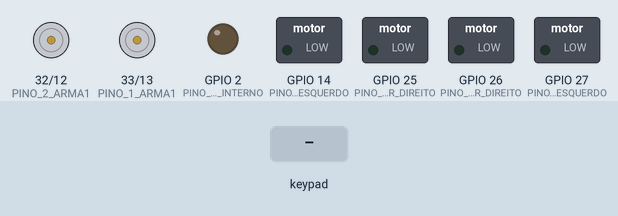
The sketch below on a simulated ESP32. Shown: motor-driver pin pairs drawn as motors (green arrow = first pin HIGH = forward, orange = second pin HIGH = backward, longer = more drive), switched loads named in the sketch (green lamp = pin HIGH), output pins drawn as LEDs (lit = HIGH). The test bench sets the inputs (shaded band). Nothing arrives over Bluetooth unless stated; what the sketch prints to the serial monitor is not drawn.

Above: at 1.2 s.
1.3 s: key '+' pressed
2.8 s: key 'O' pressed
At 3.4 s:
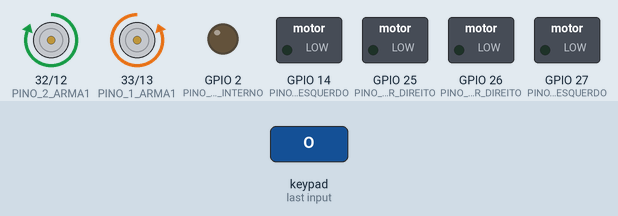
4.3 s: key 'S' pressed
At 4.6 s:
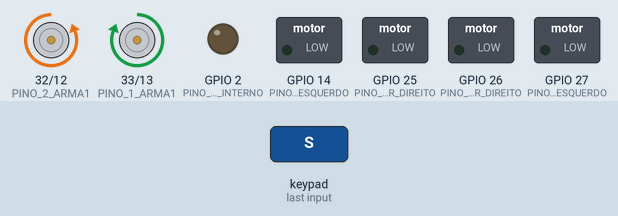
5.8 s: key 'T' pressed
At 6.8 s:
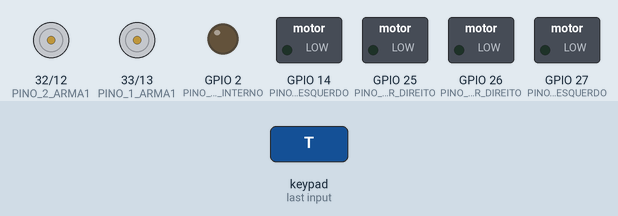
Timing chart, 0 to 8.3 s (numbered marks = the images above; inputs shaded):
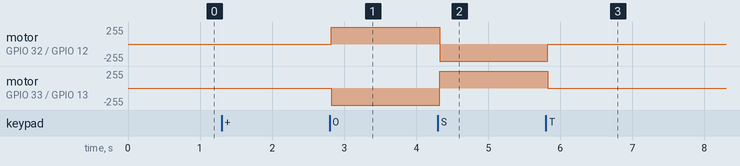

Measured:
- after the input at 2.8 s, motor on GPIO 32 (PINO_2_ARMA1) / GPIO 12 (PINO_2_ARMA2): stopped → forward 255/255 at once; motor on GPIO 33 (PINO_1_ARMA1) / GPIO 13 (PINO_1_ARMA2): stopped → backward 255/255 at once
- after the input at 4.3 s, motor on GPIO 32 (PINO_2_ARMA1) / GPIO 12 (PINO_2_ARMA2): forward 255/255 → backward 255/255 at once; motor on GPIO 33 (PINO_1_ARMA1) / GPIO 13 (PINO_1_ARMA2): backward 255/255 → forward 255/255 at once
- after the input at 5.8 s, motor on GPIO 32 (PINO_2_ARMA1) / GPIO 12 (PINO_2_ARMA2): backward 255/255 → stopped at once; motor on GPIO 33 (PINO_1_ARMA1) / GPIO 13 (PINO_1_ARMA2): forward 255/255 → stopped at once

The sketch:

cupim_ps4.ino
```cpp
#include <PS4Controller.h>
#include "parametros.h"

bool roboLigado, configsTravadas;

/* Foi necessário utilizar essas variáveis para permitir a
   inversão do sentido de giro de cada motor de locomoção */

int sentidoMotorEsquerdo, velocidadeMotorEsquerdo;
int sentidoMotorDireito, velocidadeMotorDireito;

bool direitoVesquerdoH, direitoHesquerdoV;

void desligaRobo() {
  analogWrite(sentidoMotorDireito, 0);
  analogWrite(velocidadeMotorDireito, 0);

  analogWrite(sentidoMotorEsquerdo, 0);
  analogWrite(velocidadeMotorEsquerdo, 0);

  roboLigado = false;
}

void processControllers() {

  if (PS4.Share()) {
    roboLigado = false;
    Serial.println("Robo desligado.");
  }

  else if (PS4.Options()) {
    roboLigado = true;
    Serial.println("Robo ligado.");
  }

  if (roboLigado) {

    /* --------------------- Lógica de funcionamento da arma --------------------- */

    // Se BOLINHA for pressionado, roda arma para um lado.
    if (PS4.Circle()) {
      Serial.print("Arma Sentido 1\n");
      analogWrite(PINO_1_ARMA1, 0);
      analogWrite(PINO_2_ARMA1, MAX_PWM);
      analogWrite(PINO_1_ARMA2, MAX_PWM);
      analogWrite(PINO_2_ARMA2, 0);
    }

    // Se QUADRADO for pressionado, roda arma para o outro lado.
    if (PS4.Square()) {
      Serial.print("Arma Sentido 2\n");
      analogWrite(PINO_1_ARMA1, MAX_PWM);
      analogWrite(PINO_2_ARMA1, 0);
      analogWrite(PINO_1_ARMA2, 0);
      analogWrite(PINO_2_ARMA2, MAX_PWM);
    }

    // Se TRIÂNGULO for presionado, desliga motores da arma.
    if (PS4.Triangle()) {
      Serial.print("Arma desligada\n");
      analogWrite(PINO_1_ARMA1, 0);
      analogWrite(PINO_2_ARMA1, 0);
      analogWrite(PINO_1_ARMA2, 0);
      analogWrite(PINO_2_ARMA2, 0);
    }

    /* ----------------- Lógica de trava das configurações ----------------- */

    if (PS4.L3() && PS4.R3()) {
      configsTravadas = !configsTravadas;
      digitalWrite(PINO_LED_INTERNO, configsTravadas);
      Serial.println(configsTravadas);
    }

    if (!configsTravadas) {  // Trava pra evitar de o público ficar alterando as configurações

      /* ----------------- Lógica de inversão dos analógicos de movimentação ----------------- */

      if (PS4.L1()) {
        direitoVesquerdoH = true, direitoHesquerdoV = false;
      }

      if (PS4.R1()) {
        direitoVesquerdoH = false, direitoHesquerdoV = true;
      }

      /* ----------------- Lógica de inversão de giro da movimentação ----------------- */

      if (PS4.Right()) {
        sentidoMotorEsquerdo = PINO_1_MOTOR_ESQUERDO, velocidadeMotorEsquerdo = PINO_2_MOTOR_ESQUERDO;
        sentidoMotorDireito = PINO_1_MOTOR_DIREITO, velocidadeMotorDireito = PINO_2_MOTOR_DIREITO;
      }

      if (PS4.Down()) {
        sentidoMotorEsquerdo = PINO_1_MOTOR_ESQUERDO, velocidadeMotorEsquerdo = PINO_2_MOTOR_ESQUERDO;
        sentidoMotorDireito = PINO_2_MOTOR_DIREITO, velocidadeMotorDireito = PINO_1_MOTOR_DIREITO;
      }

      if (PS4.Left()) {
        sentidoMotorEsquerdo = PINO_2_MOTOR_ESQUERDO, velocidadeMotorEsquerdo = PINO_1_MOTOR_ESQUERDO;
        sentidoMotorDireito = PINO_1_MOTOR_DIREITO, velocidadeMotorDireito = PINO_2_MOTOR_DIREITO;
      }

      if (PS4.Up()) {
        sentidoMotorEsquerdo = PINO_2_MOTOR_ESQUERDO, velocidadeMotorEsquerdo = PINO_1_MOTOR_ESQUERDO;
        sentidoMotorDireito = PINO_2_MOTOR_DIREITO, velocidadeMotorDireito = PINO_1_MOTOR_DIREITO;
      }
    }

    /* ----------------- Lógica de funcionamento da movimentação ----------------- */

    int8_t valorAnalogicoV, valorAnalogicoH;

    if (direitoVesquerdoH) {
      // Lê valor em Y do analógico direito (R-right).
      valorAnalogicoV = PS4.RStickY();

      // Lê valor em X do analógico esquerdo (L-left).
      valorAnalogicoH = PS4.LStickX();
    }

    if (direitoHesquerdoV) {
      // Lê valor em X do analógico direito (R-right).
      valorAnalogicoH = PS4.RStickX();

      // Lê valor em Y do analógico esquerdo (L-left).
      valorAnalogicoV = PS4.LStickY();
    }

    // Exibe valores no monitor serial.
    Serial.print("Y analogico: ");
    Serial.println(valorAnalogicoV);

    Serial.print("X analogico: ");
    Serial.println(valorAnalogicoH);

    int pwmMotorDireito1, pwmMotorDireito2, pwmMotorEsquerdo1, pwmMotorEsquerdo2;

    if (valorAnalogicoV > (CENTER_ANALOG_Y + TOLERANCIA_ANALOGICO)) {

      pwmMotorDireito1 = MAX_PWM;
      pwmMotorEsquerdo1 = MAX_PWM;

      if (valorAnalogicoH > (CENTER_ANALOG_X + TOLERANCIA_ANALOGICO)) {

        pwmMotorDireito2 = map(valorAnalogicoV - valorAnalogicoH,
                               CENTER_ANALOG_Y - MAX_ANALOG_X,
                               MAX_ANALOG_Y - CENTER_ANALOG_X,
                               MAX_PWM,
                               MIN_PWM);

        pwmMotorEsquerdo2 = map(valorAnalogicoV + valorAnalogicoH,
                                CENTER_ANALOG_Y + CENTER_ANALOG_X,
                                MAX_ANALOG_Y + MAX_ANALOG_X,
                                MAX_PWM,
                                MIN_PWM);
      }

      else if (valorAnalogicoH < (CENTER_ANALOG_X - TOLERANCIA_ANALOGICO)) {

        pwmMotorDireito2 = map(valorAnalogicoV - valorAnalogicoH,
                               CENTER_ANALOG_Y - CENTER_ANALOG_X,
                               MAX_ANALOG_Y - MIN_ANALOG_X,
                               MAX_PWM,
                               MIN_PWM);

        pwmMotorEsquerdo2 = map(valorAnalogicoV + valorAnalogicoH,
                                CENTER_ANALOG_Y + MIN_ANALOG_X,
                                MAX_ANALOG_Y + CENTER_ANALOG_X,
                                MAX_PWM,
                                MIN_PWM);
      }

      else {
        pwmMotorDireito2 = map(valorAnalogicoV, CENTER_ANALOG_Y, MAX_ANALOG_Y, MAX_PWM, MIN_PWM);
        pwmMotorEsquerdo2 = map(valorAnalogicoV, CENTER_ANALOG_Y, MAX_ANALOG_Y, MAX_PWM, MIN_PWM);
      }
    }

    else if (valorAnalogicoV < (CENTER_ANALOG_Y - TOLERANCIA_ANALOGICO)) {

      pwmMotorDireito1 = MIN_PWM;
      pwmMotorEsquerdo1 = MIN_PWM;

      if (valorAnalogicoH > (CENTER_ANALOG_X + TOLERANCIA_ANALOGICO)) {
        pwmMotorDireito2 = map(valorAnalogicoH + valorAnalogicoV,
                               CENTER_ANALOG_X + MIN_ANALOG_X,
                               MAX_ANALOG_X + CENTER_ANALOG_Y,
                               MIN_PWM,
                               MAX_PWM);

        pwmMotorEsquerdo2 = map(valorAnalogicoH - valorAnalogicoV,
                                CENTER_ANALOG_X - CENTER_ANALOG_Y,
                                MAX_ANALOG_X - MIN_ANALOG_Y,
                                MIN_PWM,
                                MAX_PWM);
      }

      else if (valorAnalogicoH < (CENTER_ANALOG_X - TOLERANCIA_ANALOGICO)) {
        pwmMotorDireito2 = map(valorAnalogicoH + valorAnalogicoV,
                               CENTER_ANALOG_X + CENTER_ANALOG_Y,
                               MIN_ANALOG_X + MIN_ANALOG_Y,
                               MIN_PWM,
                               MAX_PWM);

        pwmMotorEsquerdo2 = map(valorAnalogicoH - valorAnalogicoV,
                                MIN_ANALOG_X - CENTER_ANALOG_Y,
                                CENTER_ANALOG_X - MIN_ANALOG_Y,
                                MIN_PWM,
                                MAX_PWM);
      }

      else {
        pwmMotorDireito2 = map(valorAnalogicoV, CENTER_ANALOG_Y, MIN_ANALOG_Y, MIN_PWM, MAX_PWM);
        pwmMotorEsquerdo2 = map(valorAnalogicoV, CENTER_ANALOG_Y, MIN_ANALOG_Y, MIN_PWM, MAX_PWM);
      }
    }

    else {

      if (valorAnalogicoH > (CENTER_ANALOG_X + TOLERANCIA_ANALOGICO)) {
        pwmMotorDireito1 = MIN_PWM;
        pwmMotorDireito2 = map(valorAnalogicoH, CENTER_ANALOG_X, MAX_ANALOG_X, MIN_PWM, MAX_PWM);
        pwmMotorEsquerdo1 = map(valorAnalogicoH, CENTER_ANALOG_X, MAX_ANALOG_X, MIN_PWM, MAX_PWM);
        pwmMotorEsquerdo2 = MIN_PWM;
      }

      else if (valorAnalogicoH < (CENTER_ANALOG_X - TOLERANCIA_ANALOGICO)) {
        pwmMotorDireito1 = map(valorAnalogicoH, CENTER_ANALOG_X, MIN_ANALOG_X, MIN_PWM, MAX_PWM);
        pwmMotorDireito2 = MIN_PWM;
        pwmMotorEsquerdo1 = MIN_PWM;
        pwmMotorEsquerdo2 = map(valorAnalogicoH, CENTER_ANALOG_X, MIN_ANALOG_X, MIN_PWM, MAX_PWM);
      }

      else {
        pwmMotorDireito1 = MIN_PWM;
        pwmMotorEsquerdo1 = MIN_PWM;
        pwmMotorDireito2 = MIN_PWM;
        pwmMotorEsquerdo2 = MIN_PWM;
      }
    }

    analogWrite(sentidoMotorDireito, pwmMotorDireito1);
    analogWrite(velocidadeMotorDireito, pwmMotorDireito2);

    analogWrite(sentidoMotorEsquerdo, pwmMotorEsquerdo1);
    analogWrite(velocidadeMotorEsquerdo, pwmMotorEsquerdo2);

    Serial.print("PWM direito: ");
    Serial.print(pwmMotorDireito1);
    Serial.print(" ");
    Serial.println(pwmMotorDireito2);

    Serial.print("PWM esquerdo:");
    Serial.print(pwmMotorEsquerdo1);
    Serial.print(" ");
    Serial.println(pwmMotorEsquerdo2);
  }

  else
    desligaRobo();
}

void setup() {
  Serial.begin(115200);
  PS4.begin("f4:cf:a2:8d:61:cb");  // MAC salvo no controle
  Serial.printf("Battery Level : %d\n", PS4.Battery());

  pinMode(PINO_LED_INTERNO, OUTPUT);
  digitalWrite(PINO_LED_INTERNO, LOW);

  pinMode(PINO_1_MOTOR_ESQUERDO, OUTPUT);
  pinMode(PINO_2_MOTOR_ESQUERDO, OUTPUT);

  pinMode(PINO_1_MOTOR_DIREITO, OUTPUT);
  pinMode(PINO_2_MOTOR_DIREITO, OUTPUT);

  sentidoMotorEsquerdo = PINO_1_MOTOR_ESQUERDO, velocidadeMotorEsquerdo = PINO_2_MOTOR_ESQUERDO;
  sentidoMotorDireito = PINO_1_MOTOR_DIREITO, velocidadeMotorDireito = PINO_2_MOTOR_DIREITO;

  desligaRobo();

  direitoVesquerdoH = true, direitoHesquerdoV = false;
  configsTravadas = false;
}

void loop() {
  if (PS4.isConnected())
    processControllers();
  else
    desligaRobo();
}
```

parametros.h
```cpp
#ifndef parametros_h
#define parametros_h

#include <Arduino.h>

#define PINO_LED_INTERNO 2

#define PINO_1_ARMA2 13
#define PINO_2_ARMA2 12

#define PINO_1_MOTOR_ESQUERDO 14
#define PINO_2_MOTOR_ESQUERDO 27

#define PINO_1_MOTOR_DIREITO 25
#define PINO_2_MOTOR_DIREITO 26

#define PINO_1_ARMA1 33
#define PINO_2_ARMA1 32

// Comportamento natural do controle em ambos os analógicos
// Cima + Baixo -
// Direita + Esquerda -

// Ambos os analógicos (E e D) tem o mesmo comportamento, retornam os mesmos valores para os mesmos sentidos / mesmas direções
// Ambas as direções retornam a mesma faixa de valores
// Os valores retornados para cada um dos sentidos em uma mesma direção (esquerda/direita ou cima/baixo) não são simétricos

const int32_t MIN_ANALOG_Y = -128, CENTER_ANALOG_Y = 0, MAX_ANALOG_Y = 127;
const int32_t MIN_ANALOG_X = -128, CENTER_ANALOG_X = 0, MAX_ANALOG_X = 127;

const int32_t TOLERANCIA_ANALOGICO = 3;  // zona morta do controle

// Pino de controle em HIGH: 255 (menor velocidade) a 0 (maior velocidade)
// Pino de controle em LOW: 0 (menor velocidade) a 255 (maior velocidade)

const int MIN_PWM = 0, MAX_PWM = 255;  // valores limite para o PWM da ESP32

#endif
```
